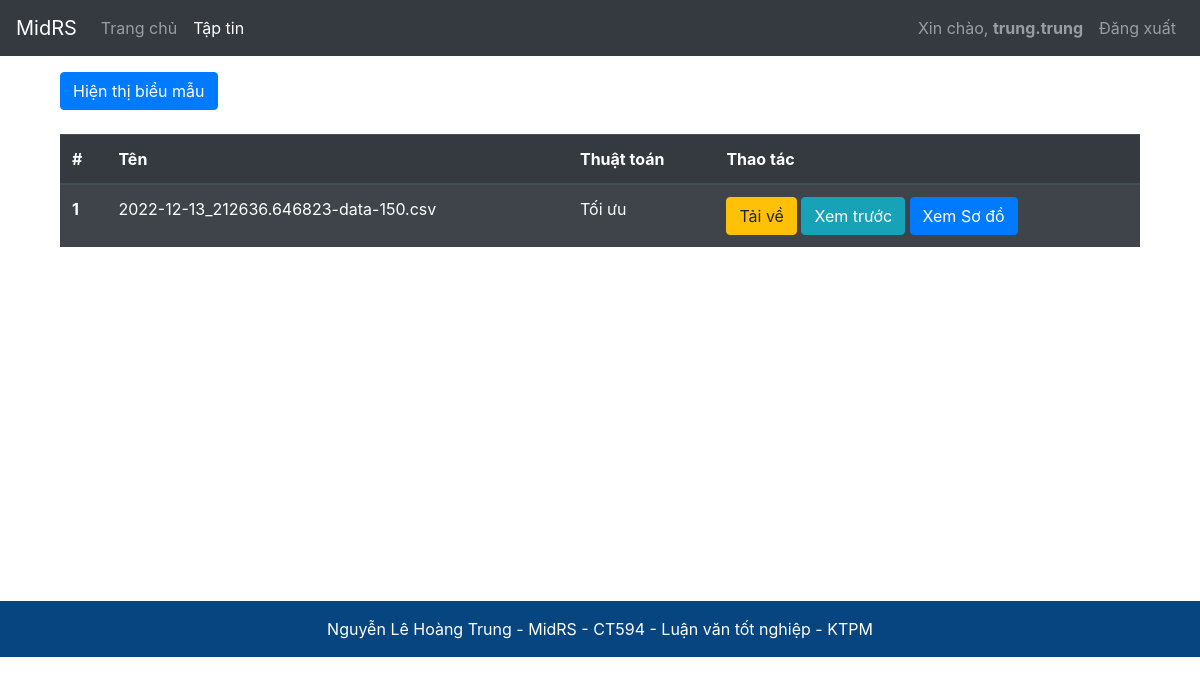
Screenshot of /results/43/ (signed in) with the database file from the repository.
### app/models.py (models this page shows, shortened)
class Users(db.Model,UserMixin):
    id = db.Column(db.Integer(), primary_key=True)
    user_name = db.Column(db.String(length=30), nullable=False, unique=True)
    password_hash = db.Column(db.String(length=60), nullable=False)
    email_address = db.Column(db.String(length=50), nullable=False, unique=True)
    is_admin = db.Column(db.Boolean(), default=False, nullable=False)
    created_at = db.Column(db.DateTime, server_default=db.func.now())
    updated_at = db.Column(db.DateTime, server_default=db.func.now(), server_onupdate=db.func.now())
    files = db.relationship('Files', backref='files_user', lazy=True)
    @property
    def password(self):
        return self.password

class Results(db.Model):
    id = db.Column(db.Integer(), primary_key=True)
    name = db.Column(db.String(length=50), nullable=False)
    storage_path = db.Column(db.String(length=100), nullable=False)
    file_upload_id = db.Column(db.Integer(), db.ForeignKey('files.id'), nullable=False)
    algorithm_id = db.Column(db.Integer(), db.ForeignKey('algorithms.id'), nullable=False)
    knn = db.Column(db.Integer(), nullable=True)
    downloads = db.Column(db.Integer(), default=0, nullable=False)
    created_at = db.Column(db.DateTime, server_default=db.func.now())
    updated_at = db.Column(db.DateTime, server_default=db.func.now(), server_onupdate=db.func.now())
    points = db.relationship('Points', backref='points_result', lazy=True)

class Algorithms(db.Model):
    id = db.Column(db.Integer(), primary_key=True)
    name = db.Column(db.String(length=50), nullable=False)
    description = db.Column(db.String(1000), nullable=False)
    link = db.Column(db.String(100), nullable=False)
    created_at = db.Column(db.DateTime, server_default=db.func.now())
    updated_at = db.Column(db.DateTime, server_default=db.func.now(), server_onupdate=db.func.now())
    results = db.relationship('Results', backref='results_algorithm', lazy=True)
    points = db.relationship('Points', backref='points_algorithm', lazy=True)

### app/routes.py (the view, shortened to what this page needs)
@app.route("/results/<int:id>/", methods=['GET', 'POST'])
@login_required
def result_page(id):
    results = Results.query.filter_by(file_upload_id=id).all()
    algorithms = Algorithms.query.all()
    form = ReHandleForm()
    if form.errors != {}:
        for error in form.errors.values():
            flash(error[0], category='danger')
    return render_template("result_page.html", results=results, algorithms=algorithms, form=form)

### app/models.py (called while the page is built)
@login_manager.user_loader
def load_user(user_id):
    return Users.query.get(int(user_id))

### app/templates/result_page.html (shortened to what this page needs)
{% extends "base_layout.html" %} {% set active_page = "file_page" %}  {% block body %}
<div class="container">
	<a
		type="button"
		class="btn btn-primary"
		id="toggleForm">
		Hiện thị biểu mẫu
	</a>
	<br />
	<br />
	<table class="table table-striped table-dark">
		<thead>
			<tr>
				<th scope="col">#</th>
				<th scope="col">Tên</th>
				<th scope="col">Thuật toán</th>
				<th scope="col">Thao tác</th>
			</tr>
		</thead>
		<tbody>
			{% for result in results %}
			<tr>
				<th scope="row">{{loop.index}}</th>
				<td>{{result.name}}</td>
				<td>
					{% for algorithm in algorithms %} {% if algorithm.id ==
					result.algorithm_id %} {{algorithm.name}} {% endif %} {% endfor %}
				</td>
				<td class="flex">
					<a
						class="btn btn-warning"
						href="{{url_for('download', id=result.id)}}"
						role="button"
						>Tải về</a
					>
					<a
						class="btn btn-info"
						href="{{url_for('view_page', id=result.id)}}"
						role="button"
						target="_blank"
						>Xem trước</a
					>
					<a
						type="button"
						class="btn btn-primary viewChart"
						data-value="{{result.id}}">
						Xem Sơ đồ
					</a>
				</td>
			</tr>
			{% endfor %}
		</tbody>
	</table>
</div>
{% endblock %}

### app/templates/base_layout.html (shortened to what this page needs)
<!DOCTYPE html>
<html lang="en">
	<head>
		<link
			rel="stylesheet"
			href="https://cdn.jsdelivr.net/npm/bootstrap@4.5.3/dist/css/bootstrap.min.css"
 />
	</head>
	<body>
		{%
			set navigation_bar = [
				(url_for('home_page'), 'home_page', 'Trang chủ'),
				(url_for('file_page'), 'file_page', 'Tập tin'),
			]
		%}
		{% set active_page = active_page|default('home_page') %}
		<nav class="navbar navbar-expand-md navbar-dark bg-dark sticky-top">
			<a
				class="navbar-brand"
				href="#"
				>MidRS</a
			>
			<div
				class="collapse navbar-collapse"
				id="navbarToggleExternalContent">
				<ul class="navbar-nav mr-auto mt-2 mt-lg-0">
					{% for href, id, caption in navigation_bar %}
						<li
							{% if id == active_page %}
								class="nav-item active"
							{% else %}
								class="nav-item"
							{% endif%}
						>
							<a class="nav-link" href="{{ href|e }}">{{ caption|e }}</a>
						</li>
					{% endfor %}
				</ul>
				{% if current_user.is_authenticated %}
					<ul class="navbar-nav ">
						<li class="nav-item ">
							<a class="nav-link" href="#">Xin chào, <b>{{ current_user.user_name }}</b></a>
						</li>
						<li class="nav-item">
							<a class="nav-link" href="{{url_for('logout')}}">Đăng xuất</a>
						</li>
					</ul>
				{% endif %}
			</div>
		</nav>
		<div class="container mt-3" style="min-height: 529px;">
			{% block body %}
			{% endblock %}
		</div>
	</body>
	<section class="">
		<footer class="text-center text-white" style="background-color: #0756a0;">
		  <div class="text-center p-3" style="background-color: rgba(0, 0, 0, 0.2);">
			Nguyễn Lê Hoàng Trung - MidRS -
			<a class="text-white" target="_blank" href="http://www.cit.ctu.edu.vn/decuong/CT594.pdf">CT594 - Luận văn tốt nghiệp - KTPM</a>
		  </div>
		</footer>
	</section>
</html>

### rows the page displays
Users: user_name "trung.trung"
Results: name "2022-12-13_212636.646823-data-150.csv", {{ result.id }} 41 (drawn)
Algorithms: name "Tối ưu"

### other values shown
{{ caption|e }} "Trang chủ" "Tập tin"
